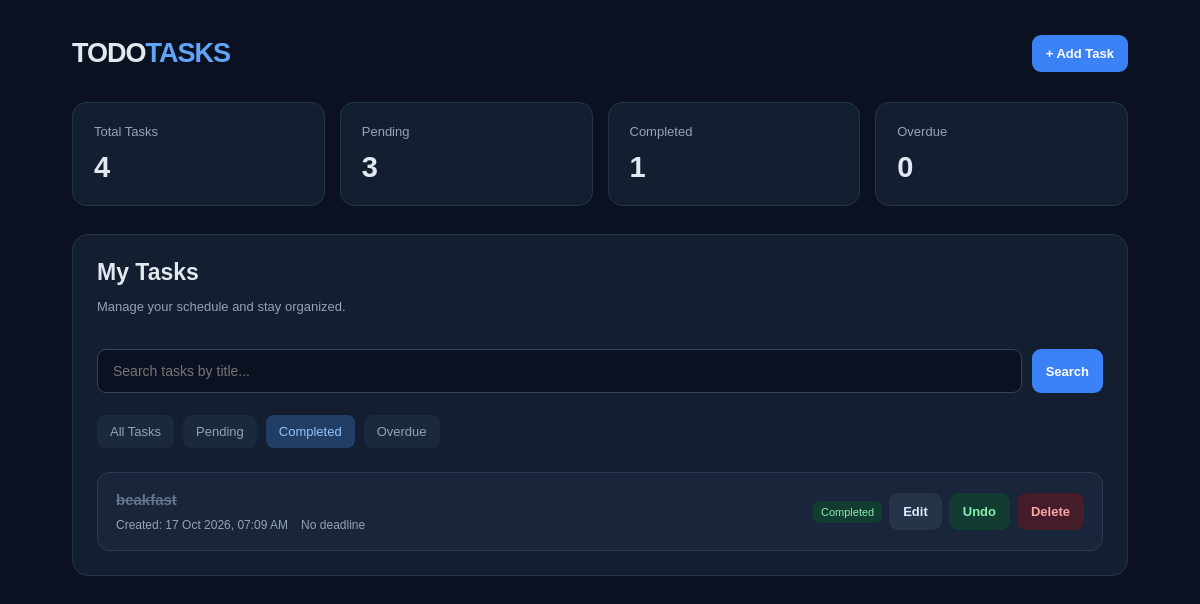
Screenshot of /?status=completed with the database file from the repository.
### todo/models.py (models this page shows, shortened)
class Task(models.Model):
    title = models.CharField(max_length=200)
    completed = models.BooleanField(default=False)
    created_at = models.DateTimeField(auto_now_add=True)
    due_at = models.DateTimeField(null=True,blank=True)
    class Meta:
        ordering = ['completed','-created_at']

### todo/views.py (the view)
# urls.py: path('',views.index,name='index'),
def index(request):
    query=request.GET.get('q','').strip()
    status=request.GET.get('status','all')
    tasks=Task.objects.all()
    if query:
        tasks=tasks.filter(title__icontains=query)
    if status=='pending':
        tasks=tasks.filter(completed=False)
    elif status=='completed':
        tasks=tasks.filter(completed=True)
    elif status=='overdue':
        tasks=tasks.filter(
            completed=False,
            due_at__lt=timezone.now()
        )
    total_count=Task.objects.count()
    completed_count=Task.objects.filter(completed=True).count()
    pending_count=Task.objects.filter(completed=False).count()
    overdue_count=Task.objects.filter(
        completed=False,
        due_at__lt=timezone.now()
    ).count()
    context={
        'tasks':tasks,
        'query':query,
        'status':status,
        'total_count':total_count,
        'completed_count':completed_count,
        'pending_count':pending_count,
        'overdue_count':overdue_count,
        'now':timezone.now(),
    }
    return render(request,'todo/index.html',context)

### todo/templates/todo/index.html (shortened to what this page needs)
<!DOCTYPE html>
<html lang="en">
<head>
</head>
<body>
    <main class="app">
        <header class="topbar">
            <div class="brand">TODO<span>TASKS</span></div>
            <a class="primary" href="{% url 'add_task' %}">+ Add Task</a>
        </header>
        <section class="stats">
            <article class="stat">
                <div class="stat-label">Total Tasks</div>
                <div class="stat-value">{{ total_count }}</div>
            </article>
            <article class="stat">
                <div class="stat-label">Pending</div>
                <div class="stat-value">{{ pending_count }}</div>
            </article>
            <article class="stat">
                <div class="stat-label">Completed</div>
                <div class="stat-value">{{ completed_count }}</div>
            </article>
            <article class="stat">
                <div class="stat-label">Overdue</div>
                <div class="stat-value">{{ overdue_count }}</div>
            </article>
        </section>
        <section class="workspace">
            <div class="workspace-head">
                <div>
                    <h1>My Tasks</h1>
                    <p class="muted">Manage your schedule and stay organized.</p>
                </div>
            </div>
            <form class="search-form" method="GET" action="{% url 'index' %}">
                <input class="search-input" type="search" name="q" value="{{ query }}" placeholder="Search tasks by title...">
                <button class="primary" type="submit">Search</button>
            </form>
            <nav class="filters">
                <a class="filter {% if status == 'all' %}active{% endif %}" href="{% url 'index' %}?status=all">All Tasks</a>
                <a class="filter {% if status == 'pending' %}active{% endif %}" href="{% url 'index' %}?status=pending">Pending</a>
                <a class="filter {% if status == 'completed' %}active{% endif %}" href="{% url 'index' %}?status=completed">Completed</a>
                <a class="filter {% if status == 'overdue' %}active{% endif %}" href="{% url 'index' %}?status=overdue">Overdue</a>
            </nav>
            <div class="task-list">
                {% for task in tasks %}
                    <article class="task">
                        <div class="task-main">
                            <div class="task-title {% if task.completed %}done{% endif %}">{{ task.title }}</div>
                            <div class="task-meta">
                                <span>Created: {{ task.created_at|date:"d M Y, h:i A" }}</span>
                                {% if task.due_at %}
                                    <span>Due: {{ task.due_at|date:"d M Y, h:i A" }}</span>
                                {% else %}
                                    <span>No deadline</span>
                                {% endif %}
                            </div>
                        </div>
                        <div class="task-actions">
                            {% if task.completed %}
                                <span class="badge completed">Completed</span>
                            {% elif task.due_at and task.due_at < now %}
                                <span class="badge overdue">Overdue</span>
                            {% else %}
                                <span class="badge">Pending</span>
                            {% endif %}
                            <a class="secondary" href="{% url 'edit_task' task.id %}">Edit</a>
                            <form method="POST" action="{% url 'toggle_task' task.id %}">
                                <button class="complete" type="submit">{% if task.completed %}Undo{% else %}Complete{% endif %}</button>
                            </form>
                            <form method="POST" action="{% url 'delete_task' task.id %}" onsubmit="return confirm('Are you sure you want to delete this task?')">
                                <button class="danger" type="submit">Delete</button>
                            </form>
                        </div>
                    </article>
                {% empty %}
                    <div class="empty">
                        <h3>No tasks found</h3>
                        <p>Try another search or create a new task.</p>
                        <a class="primary" href="{% url 'add_task' %}">Create Task</a>
                    </div>
                {% endfor %}
            </div>
        </section>
    </main>
</body>
</html>

### todo/templates/todo/index.html (style rules this page uses)
* { box-sizing:border-box }
:root { color-scheme:dark }
body { margin:0;min-height:100vh;background:#0b1120;color:#e2e8f0;font-family:Arial,sans-serif }
.app { max-width:1100px;margin:auto;padding:35px 22px }
.topbar { display:flex;justify-content:space-between;align-items:center;gap:15px;margin-bottom:30px }
.brand { font-size:27px;font-weight:750;letter-spacing:-1px }
.brand span { color:#60a5fa }
.primary,.secondary,.danger,.complete { display:inline-block;border:0;border-radius:9px;padding:11px 14px;text-decoration:none;font-size:13px;font-weight:650;cursor:pointer }
.primary { background:#3b82f6;color:white }
.secondary { background:#263449;color:#dbeafe }
.danger { background:#451c29;color:#fca5a5 }
.complete { background:#123b32;color:#86efac }
.stats { display:grid;grid-template-columns:repeat(4,minmax(0,1fr));gap:15px;margin-bottom:28px }
.stat { padding:21px;background:#131e30;border:1px solid #263449;border-radius:14px }
.stat-label { font-size:13px;color:#94a3b8 }
.stat-value { margin-top:12px;font-size:29px;font-weight:750 }
.workspace { padding:24px;background:#131e30;border:1px solid #263449;border-radius:16px }
.workspace-head { display:flex;justify-content:space-between;align-items:center;gap:15px;margin-bottom:22px }
h1 { font-size:23px;margin:0 }
.muted { color:#94a3b8;font-size:13px }
.search-form { display:flex;gap:10px;margin-bottom:22px }
.search-input { flex:1;min-width:0;padding:13px 15px;background:#0b1120;border:1px solid #34445d;border-radius:9px;color:white;font-size:14px }
.filters { display:flex;flex-wrap:wrap;gap:9px;margin-bottom:24px }
.filter { padding:9px 13px;background:#1b293e;border-radius:8px;text-decoration:none;color:#94a3b8;font-size:13px }
.filter.active { background:#233e64;color:#93c5fd }
.task-list { display:grid;gap:12px }
.task { display:flex;justify-content:space-between;align-items:center;gap:18px;padding:18px;background:#18253a;border:1px solid #293950;border-radius:12px;transition:border-color .2s,transform .2s }
.task-main { min-width:0;flex:1 }
.task-title { font-size:15px;font-weight:650;overflow-wrap:anywhere }
.task-title.done { color:#64748b;text-decoration:line-through }
.task-meta { display:flex;flex-wrap:wrap;gap:13px;margin-top:10px;color:#94a3b8;font-size:12px }
.badge { padding:5px 8px;border-radius:6px;background:#24344c;color:#cbd5e1;font-size:11px;white-space:nowrap }
.badge.completed { background:#123b32;color:#86efac }
.task-actions { display:flex;align-items:center;flex-wrap:wrap;gap:7px }
.task-actions form { margin:0 }

### rows the page displays
Task: title "beakfast", created_at "17 Oct 2026, 07:09 AM", shows "No deadline", completed "Completed"

### other values shown
{{ total_count }} "4"
{{ pending_count }} "3"
{{ completed_count }} "1"
{{ overdue_count }} "0"
